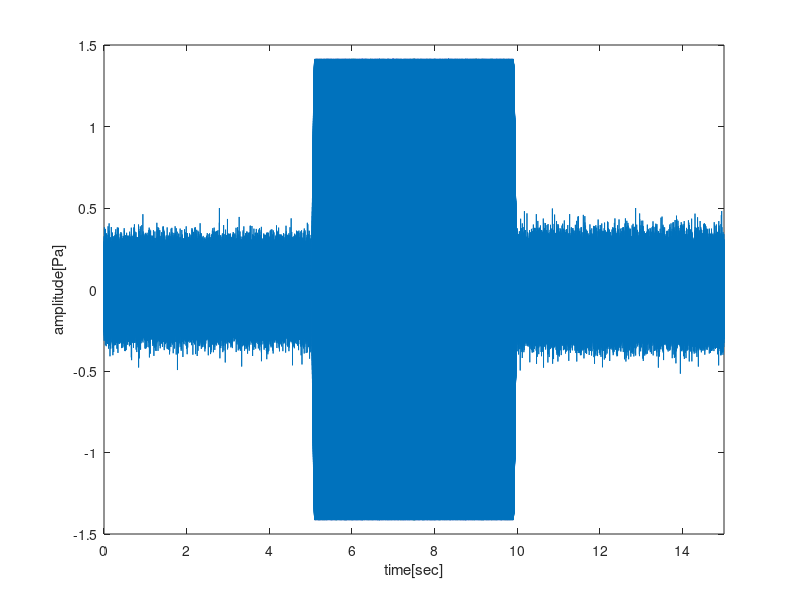

This chart was generated by the following MATLAB code: (Note: this script raises an error after producing the figure.)

%% start %%

%% クリア
clc;
clear;

%% 定数
T = 5;
fs = 192e3;

%% 時間ベクトル
t = 0 : 1/fs : T - 1/fs;

%% チャープ信号 の作成
f0 = 0;
t1 = T;
f1 = fs/2;
y = chirp(t,f0,t1,f1) * sqrt(2);

%% テューキー (コサインテーパー) ウィンドウをかける
y = y .* (tukeywin( length(y),(0.1/(T/2)) )).';

%% ノイズの付加
n1 = ( wgn( T * fs , 1 , 0 ) ).';
n1 = n1/max(n1)*0.5;
n2 = ( wgn( T * fs , 1 , 0 ) ).';
n2 = n2/max(n2)*0.5;
y = [ n1 y n2 ];

%% 時間ベクトルの更新
t = 0 : 1/fs : 3*T - 1/fs;

%% プロット
figure('position', [0, 0, 800*sqrt(2), 800]);
plot( t , y );
xlim([ t(1) t(end) ]);
ylabel( 'amplitude[Pa]' );
xlabel( 'time[sec]' );
ax = gca;
ax.FontSize = 20;

%% 三段の図を作成する
func_make_two_tiered_diagram_with_noise(t,y,fs,0,'./make_two_tiered_diagram/chirp_two_tiered_diagram.png');

%% end %%

% 信号のパワースペクトル密度
function [s,ave] = plot_psd(y,fs,cl)

  N = length( y );
  xdft = fft( y );
  xdft = xdft( 1:N/2+1 );
  psdx = (1/(fs*N)) * abs(xdft).^2;
  psdx(2:end-1) = 2*psdx(2:end-1);
  freq = fs*(0:(N/2))/N;

  ave = mean( 10*log10(psdx) );
  s = plot(freq/1e3,10*log10(psdx),'Color',cl);

  ylabel('power/frequency[dB/Hz]');
  xlabel('frequency[Hz]');

  xlim([ freq(1)/1e3 freq(end)/1e3 ]);

  ax = gca;
  ax.FontSize = 17;
end

% 信号のパワースペクトル
function [s,ave] = plot_ps(y,fs,cl)

  Y = fft( y );
  L = length( y );
  A = abs( Y/L );
  A = A( 1:L/2+1 );
  A = A.^2;
  A(2:end-1) = 2*A(2:end-1);
  f = fs*(0:(L/2))/L;

  ave = mean( 10*log10(A/(20e-6).^2) );
  s = plot(f/1e3,10*log10(A/(20e-6).^2),'Color',cl);

  ylabel( 'power[dB SPL]' );
  xlabel( 'frequency[kHz]' );

  xlim([ f(1)/1e3 f(end)/1e3 ]);
  ylim([-300 200]);
  ax = gca;

  ax.FontSize = 17;
end

function func_make_two_tiered_diagram_with_noise(t,y,fs,random,filename)
  figure('position', [0, 0, 800*sqrt(2), 800]);

  sgtitle('Make Two Tiered Diagram');

  t_s = 5;
  t_e = 10;

  % 信号のプロット
  subplot(2,1,1);

  plot( t , y );
  ylabel( 'amplitude[Pa]' );
  xlabel( 'time[sec]' );
  xlim([ t(1) t(end) ]);
  ax = gca;
  ax.FontSize = 17;

  if random == 1
    subplot(2,1,2);

    [s1,ave_sig] = plot_psd(y(t_s*fs:t_e*fs),fs,[0 0.4470 0.7410]);
    hold on
    [s2,ave_noi] = plot_psd(y(1:t_s*fs),fs,[0.8500 0.3250 0.0980]);
    legend([s1 s2] , { ['signal : ' num2str(round(ave_sig,2)) ' [dB/Hz]' ] , ['noise : ' num2str(round(ave_noi,2)) ' [dB/Hz]' ] })
    hold off
  else
    subplot(2,1,2);

    [s1,ave_sig] = plot_ps(y(t_s*fs:t_e*fs),fs,[0 0.4470 0.7410]);
    hold on
    [s2,ave_noi] = plot_ps(y(1:t_s*fs),fs,[0.8500 0.3250 0.0980]);
    legend([s1 s2] , { ['signal : ' num2str(round(ave_sig,2)) ' [dB SPL]' ] , ['noise : ' num2str(round(ave_noi,2)) ' [dB SPL]' ] })
    hold off
  end

  if filename ~= 0
    f = gcf;
    exportgraphics(f,filename,'Resolution',500);
  end

end
